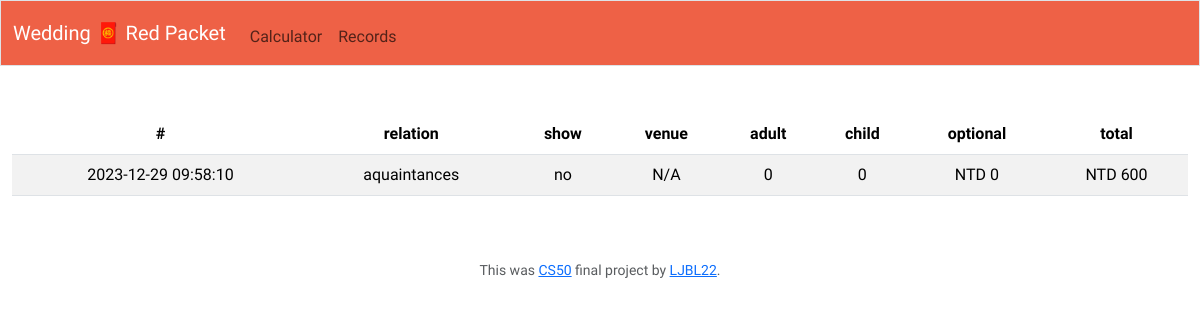
Before: /records with the older database file.
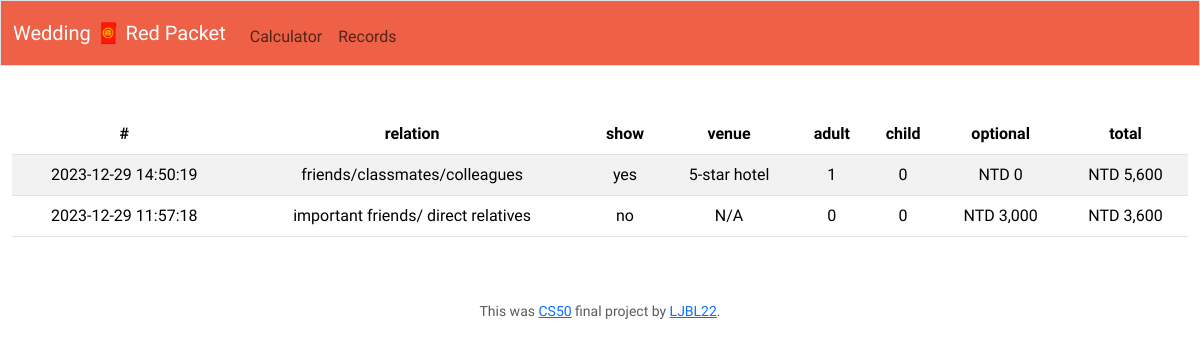
After: the same page with the newer database file.
### tables this page shows
CREATE TABLE records (
                Timestamp DEFAULT CURRENT_TIMESTAMP,
                relation TEXT NOT NULL,
                showup TEXT NOT NULL,
                venue TEXT NOT NULL,
                add_adult INTEGER NOT NULL,
                add_child INTEGER NOT NULL,
                add_money INTEGER NOT NULL,
                total_amount INTEGER NOT NULL
           );

### app.py (the view)
@app.route("/records", methods=["GET", "POST"])
def records():
    records=db.execute("SELECT * FROM records ORDER BY Timestamp DESC")
    if records:
        return render_template("records.html", records=records)

### app.py (called while the page is built)
def ntd(value):
    return f"NTD {value:,}"

### templates/records.html
{% extends "layout.html" %} {% block title %} records {% endblock %} {% block
main %}
<div class="section">
  <table class="table table-striped">
    <thead>
      <tr>
        <th>#</th>
        <th>relation</th>
        <th>show</th>
        <th>venue</th>
        <th>adult</th>
        <th>child</th>
        <th>optional</th>
        <th>total</th>
      </tr>
    </thead>
    <tbody>
      {% for record in records %}
      <tr>
        <td>{{ record.Timestamp }}</td>
        <td>{{ record.relation }}</td>
        <td>{{ record.showup }}</td>
        <td>{{ record.venue }}</td>
        <td>{{ record.add_adult }}</td>
        <td>{{ record.add_child }}</td>
        <td>{{ record.add_money | ntd }}</td>
        <td>{{ record.total_amount | ntd }}</td>
      </tr>
      {% endfor %}
    </tbody>
  </table>
</div>
{% endblock%}

Changed rows visible on the page:
added records: Timestamp "2023-12-29 14:50:19", relation "friends/classmates/colleagues", showup "yes", venue "5-star hotel", add_adult "1", add_child "0", add_money|ntd "NTD 0", total_amount|ntd "NTD 5,600"
changed records "no": Timestamp "2023-12-29 09:58:10" → "2023-12-29 11:57:18"; relation "aquaintances" → "important friends/ direct relatives"; add_money|ntd "NTD 0" → "NTD 3,000"; total_amount|ntd "NTD 600" → "NTD 3,600"
